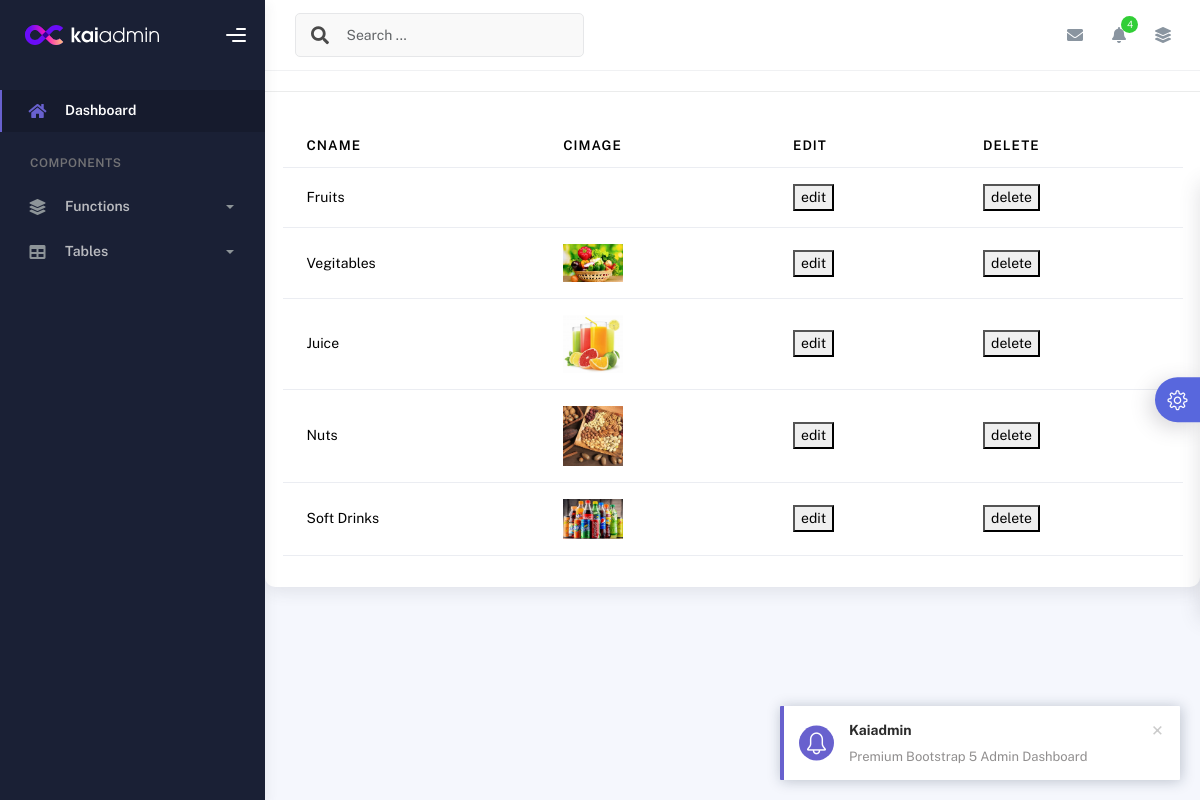
Screenshot of /table with the database file from the repository.
### adminapp/models.py (models this page shows)
class cat(models.Model):
    CName=models.CharField(max_length=255)
    CImage=models.ImageField(upload_to='sample',default='null.jpg')

### adminapp/views.py (the view)
# urls.py: path('table',views.table,name='table'),
def table(request):
    data=cat.objects.all()
    return render(request,'table.html',{'data':data})

### adminapp/templates/table.html (shortened to what this page needs)
{% extends 'admin1.html' %}
{% block content %}
<div class="card">
    <div class="card-body">
      <table class="table mt-3">
        <thead>
          <tr>
            <th scope="col">CName</th>
            <th scope="col">CImage</th>
            <th scope="col">Edit</th>
            <th scope="col">Delete</th>
          </tr>
        </thead>
        {% for i in data %}
        <tbody>
          <tr>
            <td>{{i.CName}}</td>
            <td><img src="{{i.CImage.url}}" alt="" width="60px"></td>
            <td><a href="{% url 'edit' id=i.id %}"><button>edit</button></a></td>
            <td><a href="{% url 'delete' id=i.id %}"><button>delete</button></a></td>
          </tr>
        </tbody>
        {% endfor %}
      </table>
    </div>
  </div>
{% endblock %}

### rows the page displays
cat: CName "Fruits"
cat: CName "Vegitables", CImage (picture)
cat: CName "Juice", CImage (picture)
cat: CName "Nuts", CImage (picture)
cat: CName "Soft Drinks", CImage (picture)
